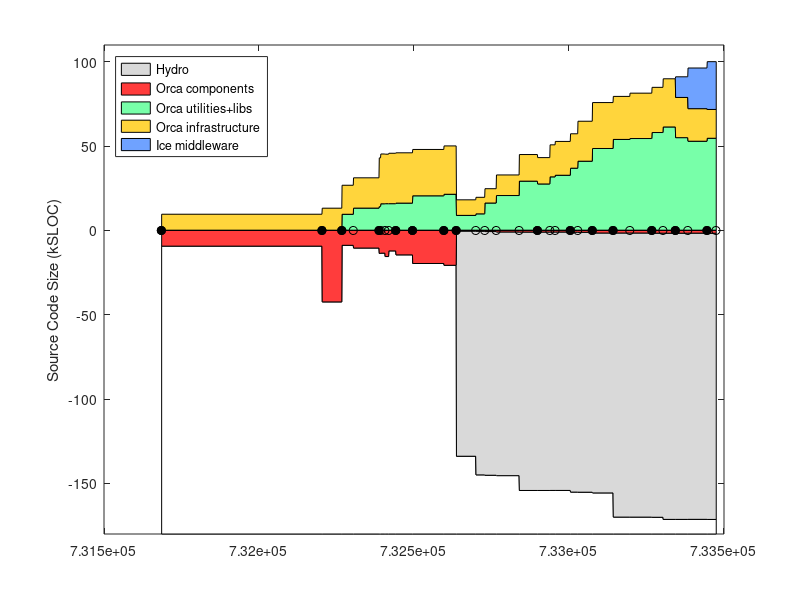

MATLAB code for this plot: (Note: this script raises an error after producing the figure.)
% keep track of orca project size using sloccount
clear all

%%%%%%%%%% DATA %%%%%%%%%%%%%%%%%%%%

% include/* except: include/{Freeze IceSSL IcePatch2}
% src/{Ice Slice IceGrid icecpp IceStorm slice2cpp IceUtil IceBox IceXML}
%  Sice212 = [
%  (7842-1000) + (22093+18419+11499+10568+4392+4200+4252+567+316)
%  ];
%  Sice301 = [
%  (8164-1000) + (23018+19384+19169+10596+4479+4343+4308+622+319)
%  ];
% same as above, but now also add Java:
% src/{IceInternal Ice IceUtil IceBox}
%  Sice310 = [
%  (8810-1200) + (24275+20494+22689+10587+4569+4877+4770+667+319) + (13190+6915+1262+493)
%  ];
%  Sice311 = [
%  (8950-1275) + (24511+20505+22898+10590+4600+4884+4782+683+323) + (13266+6929+1262+504)
%  ];

% it's much easier to count the whole of Ice (we use most of it anyway)
% sloccount include/ src/
% (this does not account for .ice files in [ice]/slice/* but it's a small fraction of total)
Sice212 = 133523;
Sice301 = 144513;
Sice310 = 153243;
Sice311 = 154145;
Sice320 = 168475;
Sice321 = 169725;

% indeces
iyy=1;
imm=2;
idd=3;
iver=4;
isub=5;
ibase=6;
icomp=7;
iutil=8;
iad=9;

% the old way to count lines in *.ice files:
% rename them to *.cpp like this:
% $cd src/interfaces/slice/orca; for file in *; do mv $file `echo $file | sed s/.ice/.cpp/`; done
Sorca = [ ...
% YY    MM  DD  ?   SUB     BASE        COMP           UTILS    A&D VERSION
% 0.8.6: a single distro, divide in halves arbitrarily
2003     4  14  1   0       18930/2     18930/2             0   0   % 0.8.6 (last change in doc/ChangeLog
% BASE: orca-base
% COMP: sloccount orca-components/src/components
% UTIL: slocc orca-components/src/util
2004     9  13  1   0       42543   13047   0       0   % 0.11.0
2004    11  16  1   0       8963    17208   9441    0   % 0.12.0
2004    12  23  0   0       10596   17965   13094   0   % 0.12.1
2005     3  16  1   0       13767   28881   14005   0   % 0.13.0
2005     3  21  0   0       13620   29524   15665   0   % 0.13.1
2005     4   4  0   0       15630   29345   15727   0   % 0.13.2
2005     4  16  0   0       12283   29897   15724   0   % 0.13.3
2005     5   9  1   0       14639   29838   16056   0   % 0.14.0
2005     7   2  1   0       19751   27479   20395   0   % 0.15.0
2005    10  11  1   0       20818   28675   21303   0   % 1.0.0
% BASE: c_ount src/interfaces/slice/orca/*.ice
% COMP: sloccount src/components
% UTIL: sloccount src/utils
2005    11  20  1   Sice212 530    9226         8781        0   % 2.0.0-rc1
2006     1  22  0   Sice301 596    9801         9695        0   % 2.0.0-rc2
% UTIL-IN-COMP: sloccount components/log* 
% COMP: sloccount components MINUS UTIL-IN-COMP
% UTIL: sloccount utils PLUS UTIL-IN-COMP
2006     2  20  0   Sice301 813    9867-1372    14734+1372  0  % 2.0.0-rc3
% UTIL-IN-COMP: sloccount components/orcaview* components/log*
2006     3  29  0   Sice301 1052   14625-2421   18131+2421  0  % 2.0.0-rc4
2006     6  11  0   Sice310 1116   19999-4215   24867+4215  0  % 2.0.0-rc5  
2006     8   9  1   Sice310 1116   19979-4348   23066+4348  0  % 2.0.0
2006     9  18  0   Sice310 1094   19317-329    31304+329   0  % 2.0.1
2006    10   5  0   Sice310 1094   20384-329    32255+329   0  % 2.0.2
2006    11  23  1   Sice311 1178   21408-1001   35768+1001  0  % 2.1.0
% BASE: c_count src/interfaces/slice/orca/*.ice
% COMP: sloccount src/components
% UTIL: sloccount src/utils src/libs
2006    12  17  0   Sice311 1240    23701   40914  0   % 2.1.1
2007     2   2  1   Sice311 1671    27238   48446  0   % 2.2.0
2007     4  10  1   Sice320 1671    25512   53828  0   % 2.3.0
2007     6   3  0   Sice320 1682    26905   54359  0   % 2.4.0
2007     8  13  1   Sice320 1772    26795   57918  0    % 2.5.0
2007     9  18  0   Sice321 1787    28573   61216  0    % 2.6.0
% A&D: Hydro: sloccount src
2007    10  28  1   Sice321 1787    23840   54879  12251    % 2.7.0
2007    12   7  0   Sice321 1750    19312   52762  24104    % 2.8.0
2008     2   7  1   Sice321 1811    17083   54520  28341    % 2.9.0
];
Vorca ={'0.8.6', '0.11.0', '0.12.0', '0.12.1', '0.13.0', '0.13.1', '0.13.2', '0.13.3', '0.14.0', '0.15.0', '1.0.0', ...
    '2.0.0-rc1', '2.0.0-rc2', '2.0.0-rc3', '2.0.0-rc4', '2.0.0-rc5', '2.0.0', '2.0.1', '2.0.2', '2.1.0', '2.1.1', ...
    '2.2.0', '2.3.0', '2.4.0', '2.5.0', '2.6.0', '2.7.0', '2.8.0', '2.9.0' }';

% add a dummy release just for display
Sorca(end+1,:) = Sorca(end,:);
Sorca(end,imm) = Sorca(end,imm)+1;
Sorca(end,iver) = 0;
Vorca{end+1} = 'dummy';

% convert dates
Torca = datenum(Sorca(:,iyy),Sorca(:,imm),Sorca(:,idd));

% 2nd digit releases
i2 = (Sorca(:,iver)==1);
Torca2 = Torca(i2);
Vorca2 = Vorca(i2);

% for comparison, ASN
%  Sasn = 90433;

Sgenom = [
% YY    MM  DD  ? SUB   BASE    COMP    UTIL    VERSION
% SUB : cd pocolibs-2.3; sloccount include src
% BASE: cd genom-2.0; sloccount include src
% COMP: 0
% UTIL: 0 
2007    8   31  1  9786    11368   0   0       % 2.0
];

Splayer = [ 
% YY    MM  DD  ?   SUB     BASE                COMP       UTIL  VERSION
% BASE: (server-drivers)+client_libs
% COMP: drivers + utils
2002    12 04   1  0    (17331-12037)+9188      12037+2685 0    % 1.3.1
2003    7  15   1  0    (30452-24334)+12458     24334+3064 0    % 1.4-rc1
2003    12 07   1  0    (37378-30947)+13110     30947+9633 0    % 1.4-rc2
2004    5  31   1  0    (49225-42643)+13664     42643+3550 0    % 1.5
2004    11 12   1  0    (50758-43190)+13545     43190+4479 0    % 1.6
2005    1  31   0  0    (52069-44517)+13576     44517+4662 0    % 1.6.2
2005    7  28   0  0    (53348-45686)+14300     45686+5188 0    % 1.6.5
% BASE: (libplayercore-./bindings) + client_libs + (libplayertcp-./bindings)
% note: libplayerxdr is autogenerated
% COMP: server + utils
2005    10 25   0  0    (4866-0)+7560+(1391-0)  46474+5725  0   % 2.0pre7
% SUB : 0
% BASE: sloccount libplayercore client_libs libplayertcp 
%           MINUS sloccount libplayercore/bindings/ libplayertcp/bindings
% note: libplayerxdr is autogenerated
% COMP: sloccount server 
% UTIL: sloccount utils PLUS stage/src
2006    2  28   1  0    63992-47749-1291        54704       0     % 2.0.0
2006    3  25   1  0    65606-48912-1291        53033       0     % 2.0.1
2006    6   9   1  0    69083-51546-1319        61421       0     % 2.0.2
2006    9  26   1  0    69388-51546-1319        64088       13606       % 2.0.3
2007    5   2   1  0    69602-51686-1359        58396       9589+13606  % 2.0.4
2007   12  13   1  0    34980-2039              74385       11417+15464 % 2.1.0rc1
];
Tplayer = datenum(Splayer(:,1),Splayer(:,2),Splayer(:,3));

Saria = [
% YY    MM  DD  ? SUB   BASE    COMP    UTIL    VERSION
% SUB : 0
% BASE: sloccount ArNetworking/include/ ArNetworking/src/
% COMP: sloccount include src
% UTIL: 0 
2007    2   20  1  0    15854   45965   0       % 2.5.1
];

Scarmen = [
% YY    MM  DD  ?   SUB     BASE    COMP                    UTIL   VERSION
% SUB : cd src; sloccount ipc
% BASE: sloccount carmenpp global java python
% COMP: sloccount src MINUS all other
% UTIL: sloccount logger logtools mapeditor param_daemon robotgui simulator 
2007    8   15  1  24965    12032   107745-24965-12032-19629  19629   % 0.6.7
];

Sorocos = [
% YY    MM  DD  ?   SUB     BASE    COMP                        UTIL   VERSION
% SUB : cd ACE_wrappers; sloccount ace PLUS sloccount TAO/tao/
% BASE: ?
% LIBS: sloccount orocos-bfl-[VERSION]-src/src PLUS sloccount kdl-[VERSION]/kdl
% COMP: sloccount orocos-rtt-[VERSION]/src PLUS cd orocos-ocl-[VERSION]; sloccount hardware motion_control
% UTIL: cd orocos-ocl-[VERSION]; sloccount taskbrowser signals deployment reporting viewer ocl 
2007    8   15  1  160300+237011   0   (7767+12865)+(48971+20068)    5104   % ace-5.5, tao-1.5, rtt-1.2.1, bfl-0.6.1, kdl-0.4, ocl-0.4.1
];

Syarp = [
% YY    MM  DD  ?   SUB  BASE     COMP       UTIL   VERSION
% SUB : 0
% BASE: sloccount libYARP_OS libYARP_OS_compat
% COMP: sloccount yarpdev libYARP_dev libYARP_math libYARP_sig libYARP_sig_compat 
% UTIL: sloccount yarp-imageviewer modules
2007    7   26  1  0     21633   23528    1613   % 2.1.6
];

% YY    MM  DD  ?   SUB  BASE     COMP       UTIL
% SUB : 0
% BASE: 0
% COMP: sloccount . (matlab files will not be counted)
% UTIL: 0
Sopenslam = [
2007    8   16  1   0    0        23719      0
];

%%%%%%%%%% PLOTTING %%%%%%%%%%%%%%%%%%%%

Smax = 180;
d0 = [Torca Torca+1]'; d0=d0(:); d0(1)=[];
d1 = Smax-Sorca(:,isub)-Sorca(:,ibase); d1 = [d1 d1]'; d1=d1(:); d1(end)=[];
d2 = Sorca(:,isub); d2 = [d2 d2]'; d2=d2(:); d2(end)=[];
d3 = Sorca(:,ibase); d3 = [d3 d3]'; d3=d3(:); d3(end)=[];
d4 = Sorca(:,icomp); d4 = [d4 d4]'; d4=d4(:); d4(end)=[];
d5 = Sorca(:,iutil); d5 = [d5 d5]'; d5=d5(:); d5(end)=[];
d6 = Sorca(:,iad); d6 = [d6 d6]'; d6=d6(:); d6(end)=[];

figure(1), clf
ha=area( d0, [d1 d2 d3 d5 d4 d6]/1e3, -Smax ); hold on
plot( Torca, 0*Torca, 'k-o' )
h2=plot( Torca2, 0*Torca2, 'ko' );
set(h2,'markerfacecolor','k')
ylabel('Source Code Size (kSLOC)')

% colors
white = 1*[1 1 1];
gray = .85*[1 1 1];
red = min(255,[255 0 0]+60)/255;
orange = min(255,[255 153 0]+60)/255;
green = min(255,[60 255 109]+60)/255;
blue = min(255,[51 102 255]+60)/255;

set(ha(1),'facecolor', white);
set(ha(2),'facecolor', gray);
set(ha(3),'facecolor', red);
set(ha(4),'facecolor', green);
set(ha(5),'facecolor', orange);
set(ha(6),'facecolor', blue);
ha(1)=[];
legend(fliplr(ha),'Hydro','Orca components','Orca utilities+libs','Orca infrastructure','Ice middleware', 'Location','NorthWest')
%  xlim(datenum([2004;2005],[7;7],[1;1]) )
ylim([-Smax 110])
ax=axis;
%  xlim( [ax(1) datenum([2006 12 31])] )
ax=axis;
% label releases
mark('x', Torca2 )
i2odd = (1:2:length(Torca2));
ht = text(Torca2(i2odd)+5,.04*ax(4)*ones(length(i2odd),1),Vorca2(i2odd));
set(ht,'fontsize',8)
i2even = (2:2:length(Torca2));
ht = text(Torca2(i2even)+5,.08*ax(4)*ones(length(i2even),1),Vorca2(i2even));
set(ht,'fontsize',8)
datetick( 'x', 12 )
hp = plot( Tplayer, -Splayer(:,ibase)/1e3, 'k--o', Tplayer, Splayer(:,icomp)/1e3, 'k--o' );
set(hp, 'color', .5*[1 1 1] )
hpt = text( Tplayer(2), -Splayer(2,ibase)/1e3-8, 'Player infrastructure');
set(hpt, 'color', .5*[1 1 1] )
hpt = text( Tplayer(2), (Splayer(2,icomp)+Splayer(2,iutil))/1e3-5, 'Player "components+utils"');
set(hpt, 'color', .5*[1 1 1] )
%mark('y', Dasn(1,1)/1e3 );
%text( datenum([2003 5 1]), Dasn(1,1)/1e3, 'ASN')
xlabel('Releases')
title('http://orca-robotics.sf.net')

ht=text(datenum(2003,7,1),-Smax+15, '*   generated using David A. Wheeler`s SLOCCount' );
set(ht,'fontsize',8)
ht=text(datenum(2003,7,1),-Smax+5, '** see data in [ORCA2]/scripts/matlab/sloccount/slocs.m' );
set(ht,'fontsize',8)

xlim( [ax(1) datenum([2008 2 20])] )
